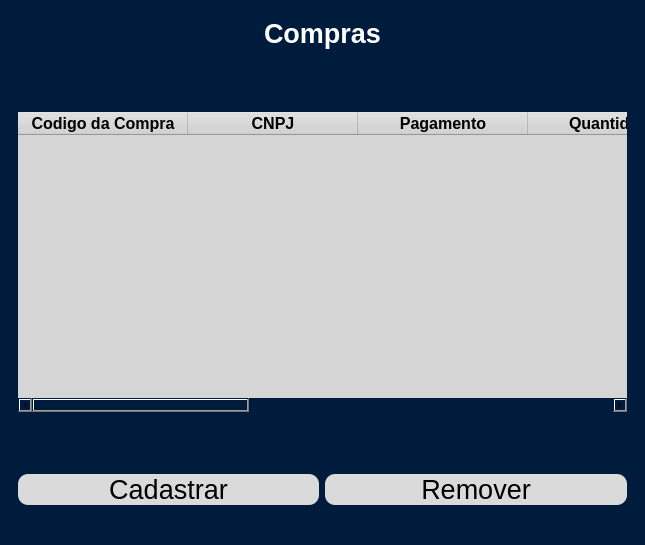
<?xml version="1.0" encoding="UTF-8"?>
<ui version="4.0">
 <class>MainWindow</class>
 <widget class="QMainWindow" name="MainWindow">
  <property name="geometry">
   <rect>
    <x>0</x>
    <y>0</y>
    <width>645</width>
    <height>545</height>
   </rect>
  </property>
  <property name="minimumSize">
   <size>
    <width>645</width>
    <height>545</height>
   </size>
  </property>
  <property name="maximumSize">
   <size>
    <width>16777215</width>
    <height>16777215</height>
   </size>
  </property>
  <property name="font">
   <font>
    <pointsize>13</pointsize>
   </font>
  </property>
  <property name="windowTitle">
   <string>Tela Compra</string>
  </property>
  <property name="styleSheet">
   <string notr="true">background-color: rgb(0, 28, 61);</string>
  </property>
  <widget class="QWidget" name="centralwidget">
   <layout class="QGridLayout" name="gridLayout_2">
    <item row="0" column="0">
     <layout class="QGridLayout" name="gridLayout">
      <property name="leftMargin">
       <number>9</number>
      </property>
      <property name="topMargin">
       <number>9</number>
      </property>
      <property name="rightMargin">
       <number>9</number>
      </property>
      <property name="bottomMargin">
       <number>9</number>
      </property>
      <item row="0" column="0" colspan="2">
       <widget class="QLabel" name="label">
        <property name="font">
         <font>
          <pointsize>20</pointsize>
          <weight>75</weight>
          <bold>true</bold>
         </font>
        </property>
        <property name="styleSheet">
         <string notr="true">color: rgb(255, 255, 255);</string>
        </property>
        <property name="text">
         <string>Compras</string>
        </property>
        <property name="alignment">
         <set>Qt::AlignCenter</set>
        </property>
       </widget>
      </item>
      <item row="4" column="0">
       <widget class="QPushButton" name="add">
        <property name="font">
         <font>
          <pointsize>20</pointsize>
         </font>
        </property>
        <property name="autoFillBackground">
         <bool>false</bool>
        </property>
        <property name="styleSheet">
         <string notr="true">background-color: rgb(218, 218, 218);
border-radius:10px;
</string>
        </property>
        <property name="text">
         <string>Cadastrar</string>
        </property>
       </widget>
      </item>
      <item row="3" column="0">
       <spacer name="verticalSpacer_2">
        <property name="orientation">
         <enum>Qt::Vertical</enum>
        </property>
        <property name="sizeHint" stdset="0">
         <size>
          <width>20</width>
          <height>40</height>
         </size>
        </property>
       </spacer>
      </item>
      <item row="1" column="0">
       <spacer name="verticalSpacer">
        <property name="orientation">
         <enum>Qt::Vertical</enum>
        </property>
        <property name="sizeHint" stdset="0">
         <size>
          <width>20</width>
          <height>40</height>
         </size>
        </property>
       </spacer>
      </item>
      <item row="2" column="0" colspan="2">
       <widget class="QTableWidget" name="tabela">
        <property name="enabled">
         <bool>true</bool>
        </property>
        <property name="sizePolicy">
         <sizepolicy hsizetype="Preferred" vsizetype="Preferred">
          <horstretch>0</horstretch>
          <verstretch>0</verstretch>
         </sizepolicy>
        </property>
        <property name="minimumSize">
         <size>
          <width>0</width>
          <height>300</height>
         </size>
        </property>
        <property name="maximumSize">
         <size>
          <width>16777215</width>
          <height>16777215</height>
         </size>
        </property>
        <property name="baseSize">
         <size>
          <width>700</width>
          <height>700</height>
         </size>
        </property>
        <property name="font">
         <font>
          <pointsize>13</pointsize>
         </font>
        </property>
        <property name="layoutDirection">
         <enum>Qt::LeftToRight</enum>
        </property>
        <property name="autoFillBackground">
         <bool>true</bool>
        </property>
        <property name="styleSheet">
         <string notr="true">
background-color: rgb(213, 213, 213);</string>
        </property>
        <property name="frameShape">
         <enum>QFrame::NoFrame</enum>
        </property>
        <property name="frameShadow">
         <enum>QFrame::Sunken</enum>
        </property>
        <property name="sizeAdjustPolicy">
         <enum>QAbstractScrollArea::AdjustToContents</enum>
        </property>
        <property name="editTriggers">
         <set>QAbstractItemView::NoEditTriggers</set>
        </property>
        <property name="alternatingRowColors">
         <bool>true</bool>
        </property>
        <property name="textElideMode">
         <enum>Qt::ElideMiddle</enum>
        </property>
        <property name="gridStyle">
         <enum>Qt::SolidLine</enum>
        </property>
        <property name="wordWrap">
         <bool>true</bool>
        </property>
        <property name="cornerButtonEnabled">
         <bool>false</bool>
        </property>
        <property name="rowCount">
         <number>0</number>
        </property>
        <property name="columnCount">
         <number>8</number>
        </property>
        <attribute name="horizontalHeaderVisible">
         <bool>true</bool>
        </attribute>
        <attribute name="horizontalHeaderCascadingSectionResizes">
         <bool>true</bool>
        </attribute>
        <attribute name="horizontalHeaderMinimumSectionSize">
         <number>100</number>
        </attribute>
        <attribute name="horizontalHeaderDefaultSectionSize">
         <number>170</number>
        </attribute>
        <attribute name="horizontalHeaderHighlightSections">
         <bool>true</bool>
        </attribute>
        <attribute name="verticalHeaderDefaultSectionSize">
         <number>30</number>
        </attribute>
        <column>
         <property name="text">
          <string>Codigo da Compra</string>
         </property>
         <property name="font">
          <font>
           <pointsize>12</pointsize>
           <weight>75</weight>
           <bold>true</bold>
          </font>
         </property>
         <property name="textAlignment">
          <set>AlignCenter</set>
         </property>
        </column>
        <column>
         <property name="text">
          <string>CNPJ</string>
         </property>
         <property name="font">
          <font>
           <pointsize>12</pointsize>
           <weight>75</weight>
           <bold>true</bold>
          </font>
         </property>
         <property name="textAlignment">
          <set>AlignCenter</set>
         </property>
        </column>
        <column>
         <property name="text">
          <string>Pagamento</string>
         </property>
         <property name="font">
          <font>
           <pointsize>12</pointsize>
           <weight>75</weight>
           <bold>true</bold>
          </font>
         </property>
         <property name="textAlignment">
          <set>AlignCenter</set>
         </property>
        </column>
        <column>
         <property name="text">
          <string>Quantidade</string>
         </property>
         <property name="font">
          <font>
           <pointsize>12</pointsize>
           <weight>75</weight>
           <bold>true</bold>
          </font>
         </property>
         <property name="textAlignment">
          <set>AlignCenter</set>
         </property>
        </column>
        <column>
         <property name="text">
          <string>Valor Unitário</string>
         </property>
         <property name="font">
          <font>
           <pointsize>12</pointsize>
           <weight>75</weight>
           <bold>true</bold>
          </font>
         </property>
         <property name="textAlignment">
          <set>AlignCenter</set>
         </property>
        </column>
        <column>
         <property name="text">
          <string>Valor</string>
         </property>
         <property name="font">
          <font>
           <pointsize>12</pointsize>
           <weight>75</weight>
           <bold>true</bold>
          </font>
         </property>
         <property name="textAlignment">
          <set>AlignCenter</set>
         </property>
        </column>
        <column>
         <property name="text">
          <string>Descrição</string>
         </property>
         <property name="font">
          <font>
           <pointsize>12</pointsize>
           <weight>75</weight>
           <bold>true</bold>
          </font>
         </property>
         <property name="textAlignment">
          <set>AlignCenter</set>
         </property>
        </column>
        <column>
         <property name="text">
          <string>Data Compra</string>
         </property>
         <property name="font">
          <font>
           <pointsize>12</pointsize>
           <weight>75</weight>
           <bold>true</bold>
          </font>
         </property>
         <property name="textAlignment">
          <set>AlignCenter</set>
         </property>
        </column>
       </widget>
      </item>
      <item row="4" column="1">
       <widget class="QPushButton" name="remover">
        <property name="font">
         <font>
          <pointsize>20</pointsize>
         </font>
        </property>
        <property name="styleSheet">
         <string notr="true">background-color: rgb(218, 218, 218);
border-radius:10px;</string>
        </property>
        <property name="text">
         <string>Remover</string>
        </property>
       </widget>
      </item>
     </layout>
    </item>
   </layout>
  </widget>
  <widget class="QStatusBar" name="statusbar"/>
  <action name="actionCadastrar">
   <property name="text">
    <string>Cadastrar</string>
   </property>
  </action>
 </widget>
 <resources/>
 <connections/>
</ui>
